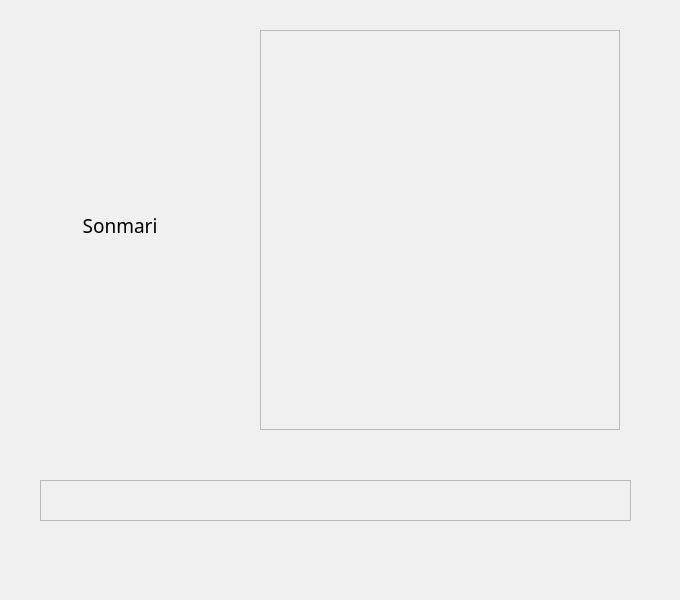
<?xml version="1.0" encoding="UTF-8"?>
<ui version="4.0">
 <class>sonmari</class>
 <widget class="QDialog" name="sonmari">
  <property name="geometry">
   <rect>
    <x>0</x>
    <y>0</y>
    <width>680</width>
    <height>600</height>
   </rect>
  </property>
  <property name="palette">
   <palette>
    <active>
     <colorrole role="Button">
      <brush brushstyle="SolidPattern">
       <color alpha="255">
        <red>59</red>
        <green>144</green>
        <blue>200</blue>
       </color>
      </brush>
     </colorrole>
     <colorrole role="Dark">
      <brush brushstyle="SolidPattern">
       <color alpha="255">
        <red>0</red>
        <green>0</green>
        <blue>0</blue>
       </color>
      </brush>
     </colorrole>
     <colorrole role="Base">
      <brush brushstyle="SolidPattern">
       <color alpha="255">
        <red>59</red>
        <green>144</green>
        <blue>200</blue>
       </color>
      </brush>
     </colorrole>
     <colorrole role="Window">
      <brush brushstyle="SolidPattern">
       <color alpha="255">
        <red>255</red>
        <green>255</green>
        <blue>255</blue>
       </color>
      </brush>
     </colorrole>
    </active>
    <inactive>
     <colorrole role="Button">
      <brush brushstyle="SolidPattern">
       <color alpha="255">
        <red>59</red>
        <green>144</green>
        <blue>200</blue>
       </color>
      </brush>
     </colorrole>
     <colorrole role="Dark">
      <brush brushstyle="SolidPattern">
       <color alpha="255">
        <red>160</red>
        <green>160</green>
        <blue>160</blue>
       </color>
      </brush>
     </colorrole>
     <colorrole role="Base">
      <brush brushstyle="SolidPattern">
       <color alpha="255">
        <red>255</red>
        <green>255</green>
        <blue>255</blue>
       </color>
      </brush>
     </colorrole>
     <colorrole role="Window">
      <brush brushstyle="SolidPattern">
       <color alpha="255">
        <red>240</red>
        <green>240</green>
        <blue>240</blue>
       </color>
      </brush>
     </colorrole>
    </inactive>
    <disabled>
     <colorrole role="Button">
      <brush brushstyle="SolidPattern">
       <color alpha="255">
        <red>59</red>
        <green>144</green>
        <blue>200</blue>
       </color>
      </brush>
     </colorrole>
     <colorrole role="Dark">
      <brush brushstyle="SolidPattern">
       <color alpha="255">
        <red>160</red>
        <green>160</green>
        <blue>160</blue>
       </color>
      </brush>
     </colorrole>
     <colorrole role="Base">
      <brush brushstyle="SolidPattern">
       <color alpha="255">
        <red>59</red>
        <green>144</green>
        <blue>200</blue>
       </color>
      </brush>
     </colorrole>
     <colorrole role="Window">
      <brush brushstyle="SolidPattern">
       <color alpha="255">
        <red>240</red>
        <green>240</green>
        <blue>240</blue>
       </color>
      </brush>
     </colorrole>
    </disabled>
   </palette>
  </property>
  <property name="windowTitle">
   <string>손마리</string>
  </property>
  <widget class="QLabel" name="image">
   <property name="geometry">
    <rect>
     <x>260</x>
     <y>30</y>
     <width>360</width>
     <height>400</height>
    </rect>
   </property>
   <property name="frameShape">
    <enum>QFrame::StyledPanel</enum>
   </property>
   <property name="frameShadow">
    <enum>QFrame::Plain</enum>
   </property>
   <property name="lineWidth">
    <number>1</number>
   </property>
   <property name="midLineWidth">
    <number>0</number>
   </property>
   <property name="text">
    <string/>
   </property>
   <property name="margin">
    <number>1</number>
   </property>
   <property name="indent">
    <number>-1</number>
   </property>
  </widget>
  <widget class="QLabel" name="icon">
   <property name="geometry">
    <rect>
     <x>70</x>
     <y>60</y>
     <width>200</width>
     <height>200</height>
    </rect>
   </property>
   <property name="text">
    <string/>
   </property>
  </widget>

  <widget class="QLabel" name="label">
   <property name="geometry">
    <rect>
     <x>80</x>
     <y>200</y>
     <width>80</width>
     <height>51</height>
    </rect>
   </property>
   <property name="font">
    <font>
     <family>맑은 고딕</family>
     <pointsize>14</pointsize>
    </font>
   </property>
   <property name="autoFillBackground">
    <bool>false</bool>
   </property>
   <property name="text">
    <string>Sonmari</string>
   </property>
   <property name="textFormat">
    <enum>Qt::PlainText</enum>
   </property>
   <property name="alignment">
    <set>Qt::AlignCenter</set>
   </property>
   <property name="wordWrap">
    <bool>true</bool>
   </property>
  </widget>

  <widget class="QLabel" name="sentence">
   <property name="geometry">
    <rect>
     <x>40</x>
     <y>480</y>
     <width>591</width>
     <height>41</height>
    </rect>
   </property>
   <property name="font">
    <font>
     <family>나눔스퀘어</family>
     <pointsize>16</pointsize>
    </font>
   </property>
   <property name="frameShape">
    <enum>QFrame::StyledPanel</enum>
   </property>
   <property name="frameShadow">
    <enum>QFrame::Sunken</enum>
   </property>
   <property name="lineWidth">
    <number>1</number>
   </property>
   <property name="text">
    <string/>
   </property>
  </widget>
 </widget>
 <resources/>
 <connections/>
</ui>
